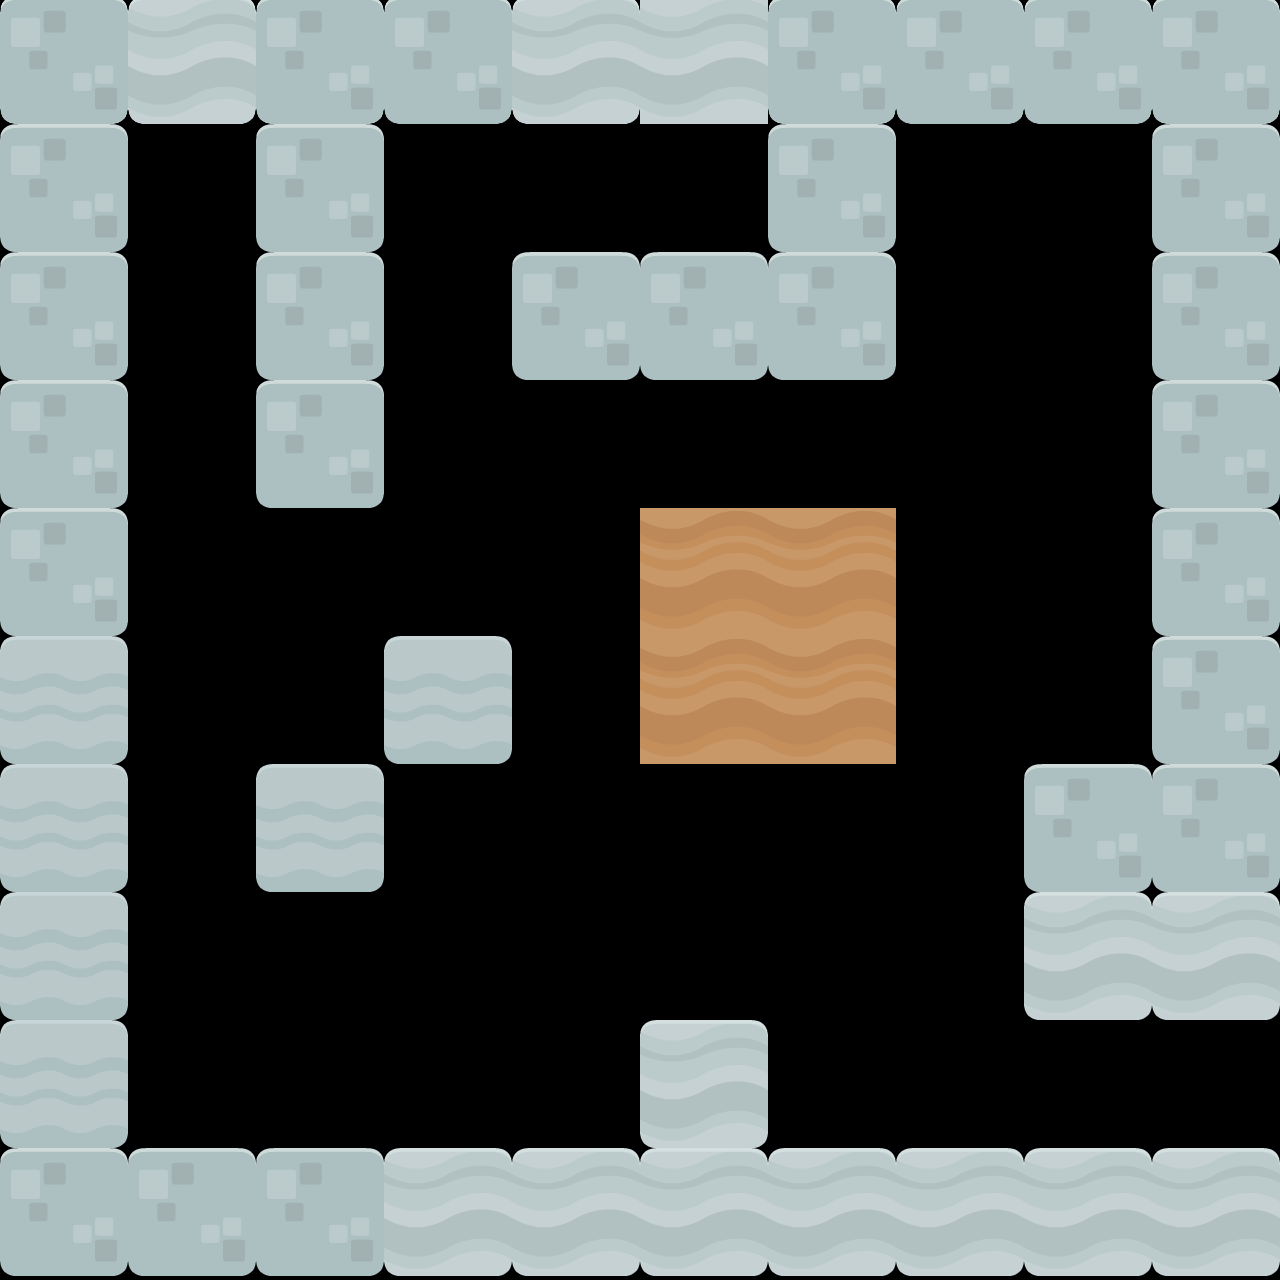

A level layout from a 2D game, rendered from its tile map. Below: a short description, then the map file with tile-grid data replaced by summaries:
An orthogonal 10x10 tile map with 128x128 px tiles, 1 tile layer (Walls) and 19 objects (4x DestroyableWall, 2x Gem, 2x Coin, 2x Heart, Star, ...).

<map version="1.2" tiledversion="1.2.4" orientation="orthogonal" renderorder="right-down" width="10" height="10" tilewidth="128" tileheight="128" infinite="0" nextlayerid="8" nextobjectid="52">
 <tileset firstgid="1" name="Tileset" tilewidth="128" tileheight="128" tilecount="41" columns="0">
  <grid orientation="orthogonal" width="1" height="1" />
  <tile id="0">
   <image width="128" height="128" source="../assets/sprites/blocks/dirtCenter_rounded.png" />
  </tile>
  <tile id="1">
   <image width="128" height="128" source="../assets/sprites/blocks/dirtCenter.png" />
  </tile>
  <tile id="2">
   <image width="128" height="128" source="../assets/sprites/blocks/grassCenter.png" />
  </tile>
  <tile id="3">
   <image width="128" height="128" source="../assets/sprites/blocks/planetCenter_rounded.png" />
  </tile>
  <tile id="4">
   <image width="128" height="128" source="../assets/sprites/blocks/planetCenter.png" />
  </tile>
  <tile id="5">
   <image width="128" height="128" source="../assets/sprites/blocks/sandCenter_rounded.png" />
  </tile>
  <tile id="6">
   <image width="128" height="128" source="../assets/sprites/blocks/sandCenter.png" />
  </tile>
  <tile id="7">
   <image width="128" height="128" source="../assets/sprites/blocks/snowCenter_rounded.png" />
  </tile>
  <tile id="8">
   <image width="128" height="128" source="../assets/sprites/blocks/snowCenter.png" />
  </tile>
  <tile id="9">
   <image width="128" height="128" source="../assets/sprites/blocks/stoneCenter_rounded.png" />
  </tile>
  <tile id="10">
   <image width="128" height="128" source="../assets/sprites/blocks/stoneCenter.png" />
  </tile>
  <tile id="11">
   <image width="128" height="128" source="../assets/sprites/items/coinGold.png" />
  </tile>
  <tile id="12">
   <image width="128" height="128" source="../assets/sprites/items/gemBlue.png" />
  </tile>
  <tile id="13">
   <image width="128" height="128" source="../assets/sprites/items/gemGreen.png" />
  </tile>
  <tile id="14">
   <image width="128" height="128" source="../assets/sprites/items/gemRed.png" />
  </tile>
  <tile id="15">
   <image width="128" height="128" source="../assets/sprites/items/gemYellow.png" />
  </tile>
  <tile id="16">
   <image width="128" height="128" source="../assets/sprites/items/coinBronze.png" />
  </tile>
  <tile id="17">
   <image width="128" height="128" source="../assets/sprites/items/coinGold.png" />
  </tile>
  <tile id="18">
   <image width="128" height="128" source="../assets/sprites/items/coinSilver.png" />
  </tile>
  <tile id="19">
   <image width="128" height="128" source="../assets/sprites/items/flagGreen_down.png" />
  </tile>
  <tile id="20">
   <image width="128" height="128" source="../assets/sprites/items/flagGreen1.png" />
  </tile>
  <tile id="21">
   <image width="128" height="128" source="../assets/sprites/items/flagGreen2.png" />
  </tile>
  <tile id="22">
   <image width="128" height="128" source="../assets/sprites/items/flagRed_down.png" />
  </tile>
  <tile id="23">
   <image width="128" height="128" source="../assets/sprites/items/flagRed1.png" />
  </tile>
  <tile id="24">
   <image width="128" height="128" source="../assets/sprites/items/flagRed2.png" />
  </tile>
  <tile id="25">
   <image width="128" height="128" source="../assets/sprites/items/flagYellow_down.png" />
  </tile>
  <tile id="26">
   <image width="128" height="128" source="../assets/sprites/items/flagYellow1.png" />
  </tile>
  <tile id="27">
   <image width="128" height="128" source="../assets/sprites/items/flagYellow2.png" />
  </tile>
  <tile id="32">
   <image width="128" height="128" source="../assets/sprites/items/keyBlue.png" />
  </tile>
  <tile id="33">
   <image width="128" height="128" source="../assets/sprites/items/keyGreen.png" />
  </tile>
  <tile id="34">
   <image width="128" height="128" source="../assets/sprites/items/keyRed.png" />
  </tile>
  <tile id="35">
   <image width="128" height="128" source="../assets/sprites/items/keyYellow.png" />
  </tile>
  <tile id="36">
   <image width="128" height="128" source="../assets/sprites/items/star.png" />
  </tile>
  <tile id="37">
   <image width="128" height="128" source="../assets/sprites/items/signExit.png" />
  </tile>
  <tile id="38">
   <image width="64" height="64" source="../assets/sprites/items/full_heart.png" />
  </tile>
  <tile id="39">
   <image width="128" height="128" source="../assets/sprites/enemies/fishBlue.png" />
  </tile>
  <tile id="40">
   <image width="70" height="70" source="../assets/sprites/items/lollipopGreen.png" />
  </tile>
  <tile id="41">
   <image width="64" height="64" source="../assets/sprites/items/block_05.png" />
  </tile>
  <tile id="42">
   <image width="128" height="128" source="../assets/sprites/other/lockRed.png" />
  </tile>
  <tile id="43">
   <image width="128" height="128" source="../assets/sprites/blocks/sandCenter.png" />
  </tile>
  <tile id="44">
   <image width="64" height="64" source="../assets/sprites/other/player_01.png" />
  </tile>
 </tileset>
 <layer id="1" name="Walls" width="10" height="10" offsetx="-0.01037" offsety="-4">
  <data>[100 cells, 51 non-empty, 5 distinct tile ids]</data>
 </layer>
 <objectgroup id="3" name="Items">
  <object id="6" type="Gem" gid="13" x="127.666" y="1145.97" width="128" height="128" />
  <object id="7" type="Gem" gid="14" x="1030.36" y="252.97" width="128" height="128" />
  <object id="35" type="DestroyableWall" gid="42" x="128.454" y="379.939" width="128" height="128" />
  <object id="2" type="Coin" gid="12" x="636.788" y="641.909" width="128" height="128">
   <properties>
    <property name="door" value="1" />
    <property name="name" value="" />
   </properties>
  </object>
  <object id="9" type="Star" gid="37" x="895.969" y="254.97" width="128" height="128" />
  <object id="14" type="Coin" gid="12" x="773.152" y="641.909" width="128" height="128">
   <properties>
    <property name="door" value="1" />
    <property name="name" value="" />
   </properties>
  </object>
  <object id="16" type="InvincibilityCandy" gid="41" x="146.435" y="229.076" width="70" height="70" />
  <object id="10" type="Finish" gid="38" x="1143.15" y="1143.18" width="128" height="128" />
  <object id="11" type="Heart" gid="39" x="648.182" y="248.455" width="107" height="112" />
  <object id="12" type="Enemy" gid="40" x="760.757" y="1144.67" width="128" height="128" />
  <object id="39" type="Door" gid="43" x="889.061" y="1140.55" width="128" height="128">
   <properties>
    <property name="doorId" type="int" value="1" />
   </properties>
  </object>
  <object id="40" type="Key" gid="35" x="895.121" y="1019.33" width="128" height="128">
   <properties>
    <property name="doorId" type="int" value="1" />
   </properties>
  </object>
  <object id="41" type="DestroyableWall" gid="42" x="1028.45" y="382.97" width="128" height="128" />
  <object id="42" type="DestroyableWall" gid="42" x="895.121" y="386" width="128" height="128" />
  <object id="43" type="DestroyableWall" gid="42" x="383" y="386" width="128" height="128" />
  <object id="44" type="Heart" gid="39" x="523.939" y="1142.39" width="107" height="112" />
  <object id="47" type="Player" gid="45" x="297" y="722" width="64" height="64" />
  <object id="50" type="FollowingEnemy" gid="22" x="768" y="508" width="128" height="128" />
  <object id="51" type="ShootingEnemy" gid="24" x="127" y="508" width="128" height="128" />
 </objectgroup>
</map>
